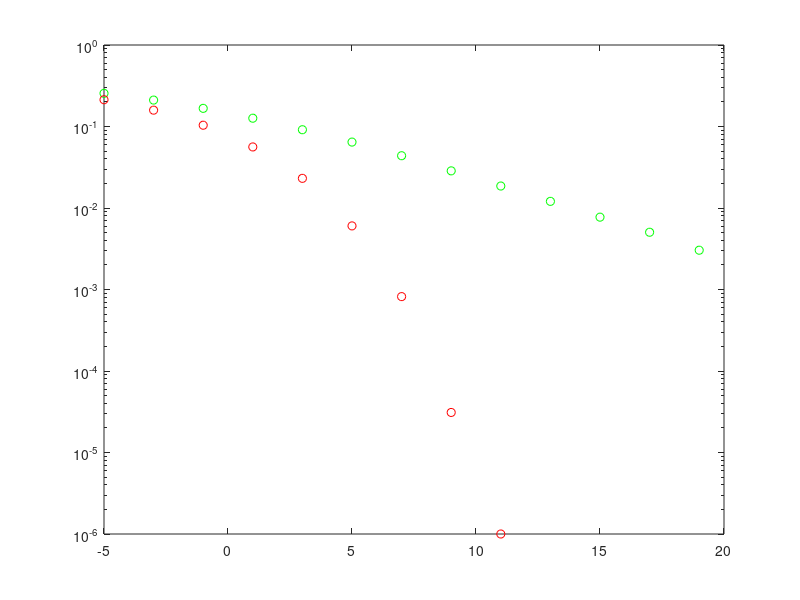

Here is the MATLAB script that generated this plot: (Note: this script raises an error after producing the figure.)
%Desempenho de modulação digital sujeito a Desvanecimento Rayleigh
clc;clear all; close all;
% Parâmetros
N = 10^6;                       % Número de símbolos BPSK a serem transmitidos
EbN0dB =-5:2:20;                % Valores EbN0 a simular
% Transmissor
d =rand(1,N) > 0.5 ;    % Dados binários 
x = 2*d -1;                      % Símbolos BPSK: 0 representado por -1 e 1 representado por 1
%
% Inicialização de vetores de BER simulada e teórica
BER_rayleigh_simulada = zeros(1,length(EbN0dB));
BER_awgn_simulada =zeros(1,length(EbN0dB));
for i=1:length(EbN0dB)
    % Canal
    % Ruído AWGN complexo com média 0 e variância 1 (vetor base)
    noise = 1/sqrt(2)*(randn(1,N)+1j*randn(1,N)); 
    % Vetor de ruído com potência proporcional a EbNo corrente
    n = noise*10^(-EbN0dB(i)/20);  
    % Desvanecimento Rayleigh normalizado
    h = 1/sqrt(2)*(randn(1,N)+1j*randn(1,N));
    %
    % Sinal recebido para caso com somente ruído AWGN
    y_awgn = x + n; 
    % Sinal recebido para caso com desvanecimento Rayleigh e ruído AWGN
    y_rayleigh = h.*x + n;
    %
    % Receptor coerente para o canal Rayleigh (supondo conhecimento de h no receptor)
    y_rayleigh_cap=y_rayleigh./h; % Equalizador
    % Os símbolos positivos recebidos são 1, os demais são 0 (lembrar da simbologia)
    r_rayleigh = real(y_rayleigh_cap)>0;
    %
    % Receptor para o canal somente AWGN
    r_awgn = real(y_awgn) > 0;
    % Contador de erro para o caso com Rayleigh e AWGN
    BER_rayleigh_simulada(1,i) = sum(xor(d,r_rayleigh));
    % Contador de erro para o caso com somente AWGN
    BER_awgn_simulada(1,i) = sum(xor(d,r_awgn));
    % Fim do loop de EbN0
end
% Cálculo da BER para o caso com Rayleigh e AWGN
BER_rayleigh_simulada =BER_rayleigh_simulada/N ;
% Cálculo da BER para o caso com somente AWGN
BER_awgn_simulada =BER_awgn_simulada/N;
%
% Pe Teórica
EbN0=10.^(EbN0dB/10);            % Eb/N0 em escala linear
% Implementação direta da equação de Pe para o canal Rayleigh+AWGN
BER_rayleigh_teorica = 0.5*(1-sqrt(EbN0./(1+EbN0))); 
% Implementação direta da equação de Pe para o canal somente AWGN
BER_awgn_teorica = 0.5*erfc(sqrt(EbN0));
%
%
figure
% Rayleigh simulado
semilogy(EbN0dB,BER_rayleigh_simulada,'go')%,'Display Name','Rayleigh simulada')
hold all;
% AWGN simulado
semilogy(EbN0dB,BER_awgn_simulada,'ro')%'Display Name','AWGN simulada')
% Rayleigh teórico
semilogy(EbN0dB,BER_rayleigh_teorica,'K--')%''Display Name','Rayleigh teórica')
% AWGN teórico
semilogy(EbN0dB,BER_awgn_teorica,'b--')%'Display Name','AWGN teórica')
xlim([-5,20]);
ylim([10^(-5),1.2])
%plt.axis([-5,20,10**(-5),1.2])
legend
title('E_b/N_0 Vs BER para BPSK em canais Rayleigh e AWGN')
xlabel('E_b/N_0(dB)')
ylabel('BER ou Pe')
grid on
legend('Rayleigh Simulada','AWGN Simulada','Rayleigh Teórica','AWGN teórica')

